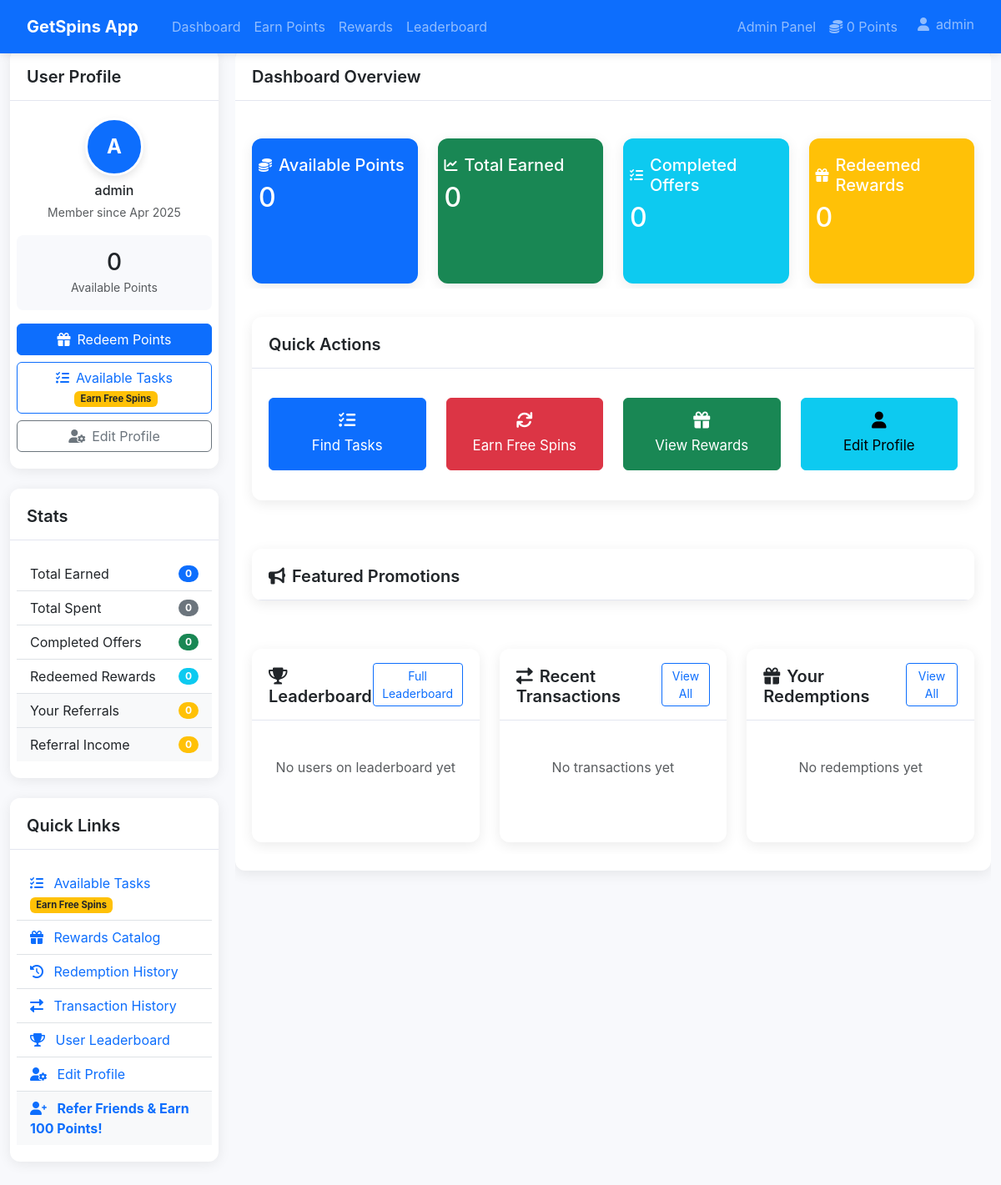
The page /dashboard (signed in) on the database as committed earlier.
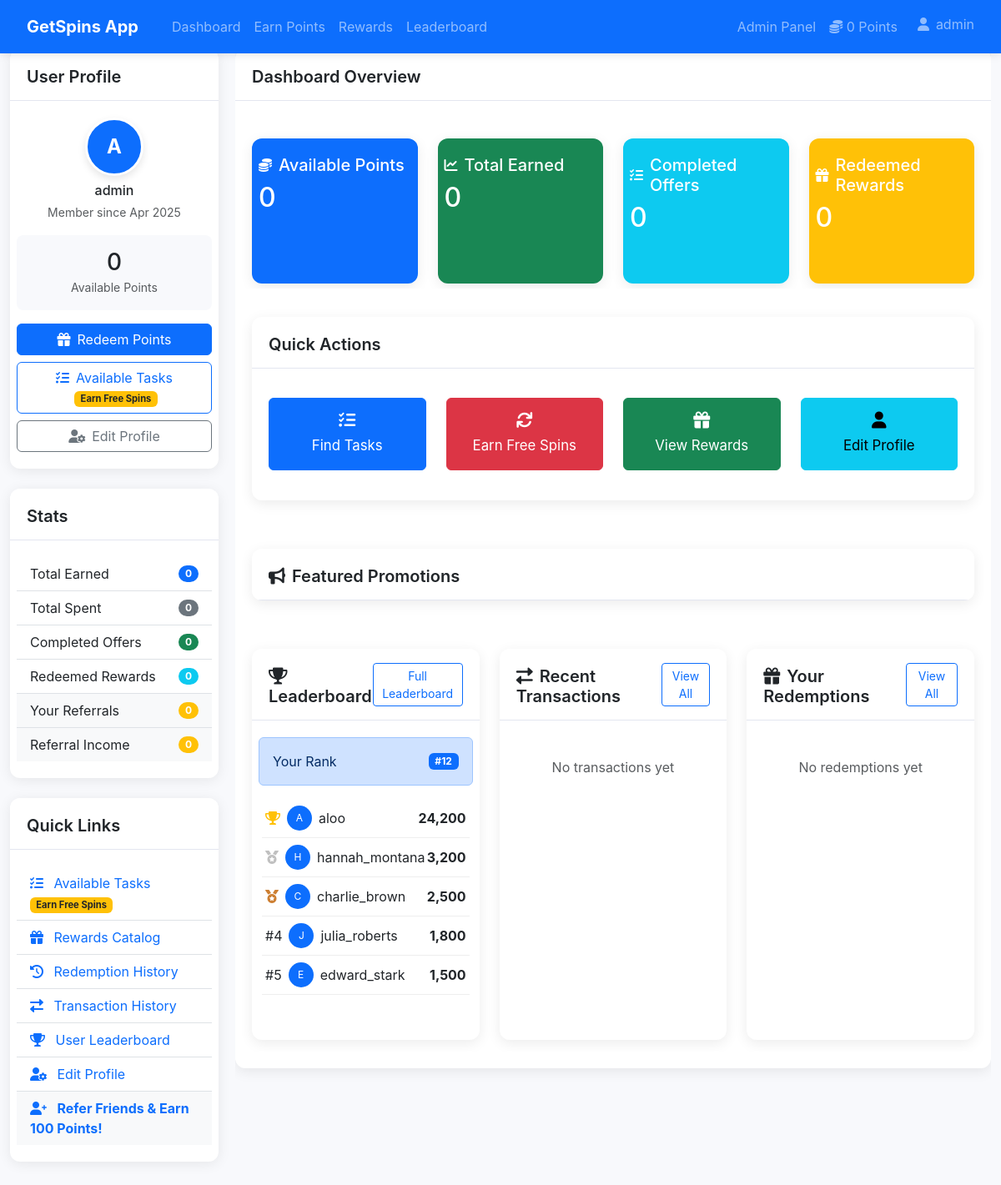
The same page on the database as committed later.
### tables this page shows
CREATE TABLE settings (setting_key TEXT PRIMARY KEY, setting_value TEXT);

### dashboard/index.php (called while the page is built, shortened)
<?php
require_once 'dashboard.php';
?>

### includes/db.php (called while the page is built, shortened)
<?php
class Database {
    private static $instance;
    public static function getInstance() {
        if (!self::$instance) {
            self::$instance = new self();
        }
        return self::$instance;
    }
}
?>

### includes/auth.php (called while the page is built, shortened)
<?php
require_once 'db.php';
class Auth {
    private $db;
    public function __construct() {
        $this->db = Database::getInstance();
    }
    public function isLoggedIn() {
        return isset($_SESSION['logged_in']) && $_SESSION['logged_in'] === true;
    }
    public function getUser() {
        $user_id = $_SESSION['user_id'];
        $conn = $this->db->getConnection();
        try {
            $stmt = $conn->prepare("SELECT id, username, email, points, is_admin, created_at, referral_code, referred_by FROM users WHERE id = :user_id");
            $stmt->bindValue(':user_id', $user_id);
            $stmt->execute();
            $user = $stmt->fetch(PDO::FETCH_ASSOC);
            return $user;
        } catch (PDOException $e) {
            error_log('Error getting user: ' . $e->getMessage());
            return null;
        }
    }
}
?>

### includes/functions.php (called while the page is built, shortened)
<?php
require_once 'db.php';
function getUserStats($user_id) {
    $db = Database::getInstance();
    $conn = $db->getConnection();
    try {
        $stmt = $conn->prepare("SELECT SUM(points) as total_earned FROM transactions WHERE user_id = :user_id AND type = 'earn'");
        $stmt->bindValue(':user_id', $user_id);
        $stmt->execute();
        $result = $stmt->fetch(PDO::FETCH_ASSOC);
        $total_earned = $result['total_earned'] ?: 0;
        $stmt = $conn->prepare("SELECT SUM(points) as total_spent FROM transactions WHERE user_id = :user_id AND type = 'spend'");
        $stmt->bindValue(':user_id', $user_id);
        $stmt->execute();
        $result = $stmt->fetch(PDO::FETCH_ASSOC);
        $total_spent = $result['total_spent'] ?: 0;
        $stmt = $conn->prepare("SELECT COUNT(*) as completed_offers FROM user_offers WHERE user_id = :user_id AND completed = 1");
        $stmt->bindValue(':user_id', $user_id);
        $stmt->execute();
        $result = $stmt->fetch(PDO::FETCH_ASSOC);
        $completed_offers = $result['completed_offers'] ?: 0;
        $stmt = $conn->prepare("SELECT COUNT(*) as redeemed_rewards FROM redemptions WHERE user_id = :user_id AND status = 'completed'");
        $stmt->bindValue(':user_id', $user_id);
        $stmt->execute();
        $result = $stmt->fetch(PDO::FETCH_ASSOC);
        $redeemed_rewards = $result['redeemed_rewards'] ?: 0;
        $stmt = $conn->prepare("SELECT points FROM users WHERE id = :user_id");
        $stmt->bindValue(':user_id', $user_id);
        $stmt->execute();
        $result = $stmt->fetch(PDO::FETCH_ASSOC);
        $current_points = $result['points'] ?: 0;
        $stmt = $conn->prepare("SELECT COUNT(*) as total_referrals FROM referrals WHERE referrer_id = :user_id");
        $stmt->bindValue(':user_id', $user_id);
        $stmt->execute();
        $result = $stmt->fetch(PDO::FETCH_ASSOC);
        $total_referrals = $result['total_referrals'] ?: 0;
        $stmt = $conn->prepare("SELECT SUM(points) as referral_income FROM transactions
                               WHERE user_id = :user_id AND type = 'earn' AND description LIKE 'Referral bonus%'");
        $stmt->bindValue(':user_id', $user_id);
        $stmt->execute();
        $result = $stmt->fetch(PDO::FETCH_ASSOC);
        $referral_income = $result['referral_income'] ?: 0;
        return [
            'total_earned' => $total_earned,
            'total_spent' => $total_spent,
            'completed_offers' => $completed_offers,
            'redeemed_rewards' => $redeemed_rewards,
            'current_points' => $current_points,
            'total_referrals' => $total_referrals,
            'referral_income' => $referral_income
        ];
    } catch (PDOException $e) {
        error_log("Error getting user stats: " . $e->getMessage());
        return [
            'total_earned' => 0,
            'total_spent' => 0,
            'completed_offers' => 0,
            'redeemed_rewards' => 0,
            'current_points' => 0,
            'total_referrals' => 0,
            'referral_income' => 0
        ];
    }
}
function formatPoints($points) {
    $pointsValue = intval($points);
    return number_format($pointsValue);
}
function getSetting($key, $default = null) {
    $db = Database::getInstance();
    $conn = $db->getConnection();
    try {
        $stmt = $conn->prepare("SELECT setting_value FROM settings WHERE setting_key = :key");
        $stmt->bindValue(':key', $key);
        $stmt->execute();
        $result = $stmt->fetch(PDO::FETCH_ASSOC);
        if ($result) {
            $value = $result['setting_value'];
            if (in_array($key, ['app_logo', 'auth_card_logo', 'favicon']) && !empty($value)) {
                if (strpos($value, 'http') !== 0 && strpos($value, '/') !== 0) {
                    $value = '/' . $value;
                }
            }
            return $value;
        } else {
            return $default;
        }
    } catch (PDOException $e) {
        error_log("Error getting setting: " . $e->getMessage());
        return $default;
    }
}
?>

### includes/sidebar.php (called while the page is built, shortened)
<?php
require_once 'includes/auth.php';
require_once 'includes/functions.php';
$auth = new Auth();
$current_user = $auth->getUser();
$stats = getUserStats($current_user['id']);
?>

### dashboard.php (the view, shortened to what the changed rows need)
<?php
require_once 'includes/config.php';
require_once 'includes/auth.php';
require_once 'includes/functions.php';
$auth = new Auth();
$current_user = $auth->getUser();
$user_id = $current_user['id'];
$db = Database::getInstance();
$conn = $db->getConnection();
$leaderboard_query = "SELECT id, username, points,
    (SELECT COUNT(*) FROM users u2 WHERE u2.points > u1.points) + 1 AS rank
    FROM users u1
    WHERE is_admin = 0
    ORDER BY points DESC
    LIMIT 5";
$leaderboard_result = $conn->query($leaderboard_query);
$top_users = [];
if ($leaderboard_result) {
    while ($row = $leaderboard_result->fetch(PDO::FETCH_ASSOC)) {
        $top_users[] = $row;
    }
}
$rank_query = "SELECT (SELECT COUNT(*) FROM users u2 WHERE u2.points > u1.points) + 1 AS rank
              FROM users u1 WHERE id = :user_id";
$stmt = $conn->prepare($rank_query);
$stmt->execute(['user_id' => $user_id]);
$user_rank = $stmt->fetch(PDO::FETCH_ASSOC);
include 'includes/header.php';
?>
<div class="dashboard-container">
        <?php include 'includes/sidebar.php'; ?>
    <div class="dashboard-content w-100">
        <div class="card">
            <div class="card-body">
                    <div class="row mb-4">
                        <div class="col-6 col-md-6 col-lg-3 mb-3">
                            <div class="card bg-primary text-white h-100 dashboard-stat-card">
                                <div class="card-body">
                                    <h2 class="mb-0 stat-value"><?php echo formatPoints($current_user['points']); ?></h2>
                                </div>
                            </div>
                        </div>
                        <div class="col-6 col-md-6 col-lg-3 mb-3">
                            <div class="card bg-success text-white h-100 dashboard-stat-card">
                                <div class="card-body">
                                    <h2 class="mb-0 stat-value"><?php echo formatPoints($stats['total_earned']); ?></h2>
                                </div>
                            </div>
                        </div>
                        <div class="col-6 col-md-6 col-lg-3 mb-3">
                            <div class="card bg-info text-white h-100 dashboard-stat-card">
                                <div class="card-body">
                                    <h2 class="mb-0 stat-value"><?php echo $stats['completed_offers']; ?></h2>
                                </div>
                            </div>
                        </div>
                        <div class="col-6 col-md-6 col-lg-3 mb-3">
                            <div class="card bg-warning text-white h-100 dashboard-stat-card">
                                <div class="card-body">
                                    <h2 class="mb-0 stat-value"><?php echo $stats['redeemed_rewards']; ?></h2>
                                </div>
                            </div>
                        </div>
                    </div>
                    <div class="row">
                        <div class="col-md-6 col-lg-4 mb-4">
                            <div class="card h-100">
                                <div class="card-body px-3">
                                    <?php if (count($top_users) > 0): ?>
                                    <div class="user-rank-highlight mb-3">
                                        <div class="alert alert-primary mb-0 d-flex justify-content-between align-items-center">
                                            <span>Your Rank</span>
                                            <span class="badge bg-primary">#<?php echo $user_rank['rank']; ?></span>
                                        </div>
                                    </div>
                                    <div class="top-users-list px-1">
                                        <?php foreach ($top_users as $index => $user): ?>
                                            <div class="leaderboard-item d-flex justify-content-between align-items-center py-2 <?php echo ($user['id'] == $current_user['id']) ? 'bg-light' : ''; ?>" style="border-bottom: 1px solid #eee;">
                                                <div class="d-flex align-items-center">
                                                    <div class="rank-number me-2 ps-1">
                                                        <?php if ($user['rank'] <= 3): ?>
                                                            <?php if ($user['rank'] == 1): ?>
                                                                <i class="fas fa-trophy text-warning"></i>
                                                            <?php elseif ($user['rank'] == 2): ?>
                                                                <i class="fas fa-medal" style="color: #C0C0C0;"></i>
                                                            <?php else: ?>
                                                                <i class="fas fa-medal" style="color: #CD7F32;"></i>
                                                            <?php endif; ?>
                                                        <?php else: ?>
                                                            #<?php echo $user['rank']; ?>
                                                        <?php endif; ?>
                                                    </div>
                                                    <div class="user-avatar-mini me-2 bg-primary text-white rounded-circle d-flex align-items-center justify-content-center" style="width: 30px; height: 30px; font-size: 12px;">
                                                        <?php echo strtoupper(substr($user['username'], 0, 1)); ?>
                                                    </div>
                                                    <div class="username">
                                                        <?php echo htmlspecialchars($user['username']); ?>
                                                    </div>
                                                </div>
                                                <div class="points pe-1">
                                                    <strong><?php echo formatPoints($user['points']); ?></strong>
                                                </div>
                                            </div>
                                        <?php endforeach; ?>
                                    </div>
                                    <?php else: ?>
                                    <p class="text-center text-muted my-4">No users on leaderboard yet</p>
                                    <?php endif; ?>
                                </div>
                            </div>
                        </div>
                    </div>
                </div>
            </div>
        </div>
    </div>
</div>
<?php include 'includes/dashboard_footer.php'; ?>

### includes/header.php (shortened to what the changed rows need)
<?php
require_once 'includes/config.php';
require_once 'includes/auth.php';
require_once 'includes/functions.php';
require_once 'includes/db.php';
$auth = new Auth();
$current_page = basename($_SERVER['PHP_SELF']);
$request_uri = $_SERVER['REQUEST_URI'];
$request_path = parse_url($request_uri, PHP_URL_PATH);
$request_path = trim($request_path, '/');
$is_public_page = !$auth->isLoggedIn() ||
                  in_array($current_page, ['index.php', 'login.php', 'register.php']) ||
                  in_array($request_path, ['', 'index', 'login', 'register']);
$app_name = getSetting('app_name', APP_NAME);
$app_logo = getSetting('app_logo', '');
?>
<!DOCTYPE html>
<html lang="en">
<head>
    <link href="https://cdn.jsdelivr.net/npm/bootstrap@5.3.0-alpha1/dist/css/bootstrap.min.css" rel="stylesheet">
    <link href="https://cdnjs.cloudflare.com/ajax/libs/font-awesome/6.0.0/css/all.min.css" rel="stylesheet">
    <link href="/assets/css/style.css" rel="stylesheet">
    <link href="/assets/css/new-promo-slider.css" rel="stylesheet">
</head>
<?php
$current_page_name = basename($_SERVER['PHP_SELF'], '.php');
$body_class = '';
if ($current_page_name === 'dashboard') {
    $body_class = 'dashboard-page';
} elseif ($current_page_name === 'tasks') {
    $body_class = 'tasks-page';
} elseif ($current_page_name === 'rewards') {
    $body_class = 'rewards-page';
} elseif ($current_page_name === 'referrals') {
    $body_class = 'referrals-page';
} elseif ($current_page_name === 'leaderboard') {
    $body_class = 'leaderboard-page';
} elseif ($current_page_name === 'profile') {
    $body_class = 'profile-page';
}
?>
<body class="<?php echo $body_class; ?>">
    <nav class="navbar navbar-expand-lg navbar-dark bg-primary fixed-header">
        <div class="container px-3">
            <a class="navbar-brand" href="/">
                <?php if ($is_public_page && !empty($app_logo)): ?>
                <img src="<?php echo $app_logo; ?>" alt="<?php echo htmlspecialchars($app_name); ?>" height="30" class="d-inline-block align-text-top">
                <?php else: ?>
                <?php echo htmlspecialchars($app_name); ?>
                <?php endif; ?>
            </a>
            <?php if ($auth->isLoggedIn()): ?>
            <div class="navbar-collapse" id="navbarNav">
                <ul class="navbar-nav me-auto">
                </ul>
                <ul class="navbar-nav ms-auto">
                </ul>
            </div>
            <?php endif; ?>
        </div>
    </nav>
    <div class="<?php
        if (($current_page === 'index.php' || $request_path === '' || $request_path === 'index') && !$auth->isLoggedIn()) {
            echo 'full-width-container';
        } else {
            echo $auth->isLoggedIn() ? 'container py-4 content-with-fixed-header' : 'container py-4';
        }
    ?>"><?php

Rows that differ between the two databases and show on the page:
added settings: setting_value "GetSpins App"
Other text that changed with them:
$user_rank['rank']: (not shown) → "12"
$app_name: "GetSpins App" → (not shown)
text no longer shown: "No users on leaderboard yet"
text now shown: "Your Rank #"
new list line: "A aloo 24,200"
new list line: "H hannah_montana 3,200"
new list line: "C charlie_brown 2,500"
new list line: "# 4 J julia_roberts 1,800"
new list line: "# 5 E edward_stark 1,500"
